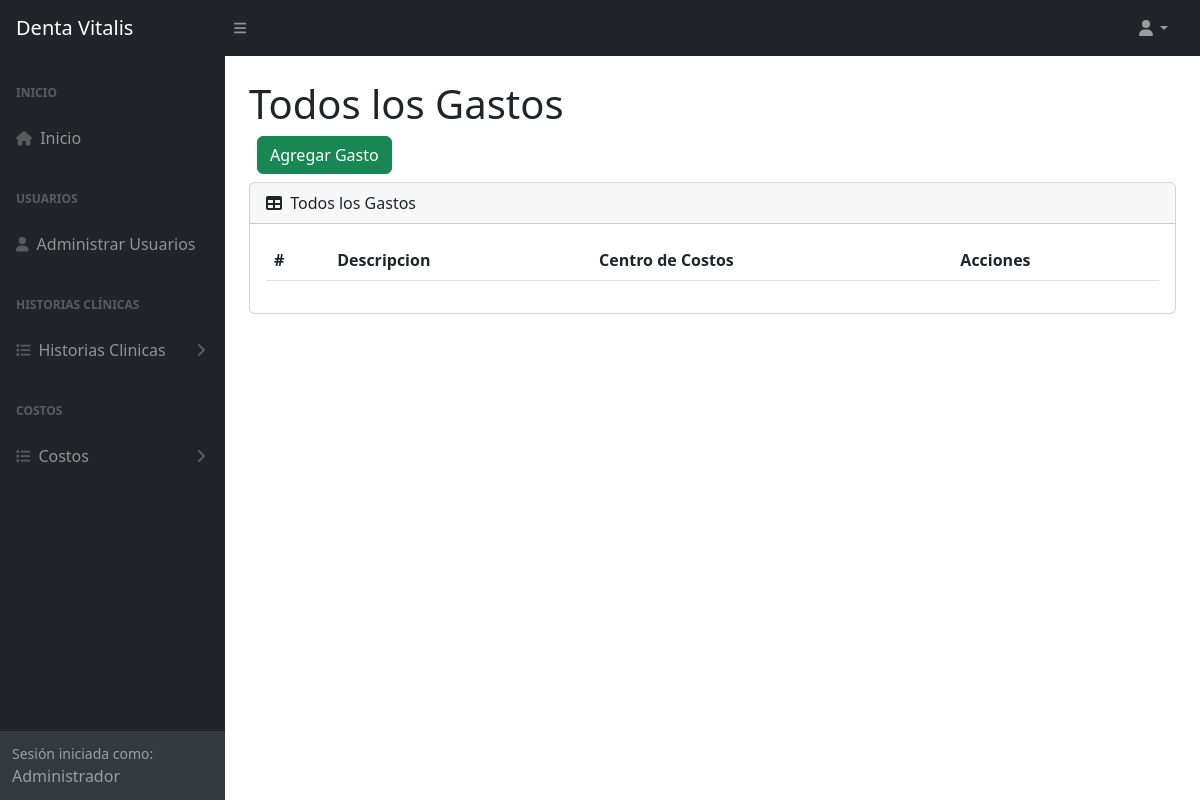
The page /gastos (signed in) on the database as committed earlier.
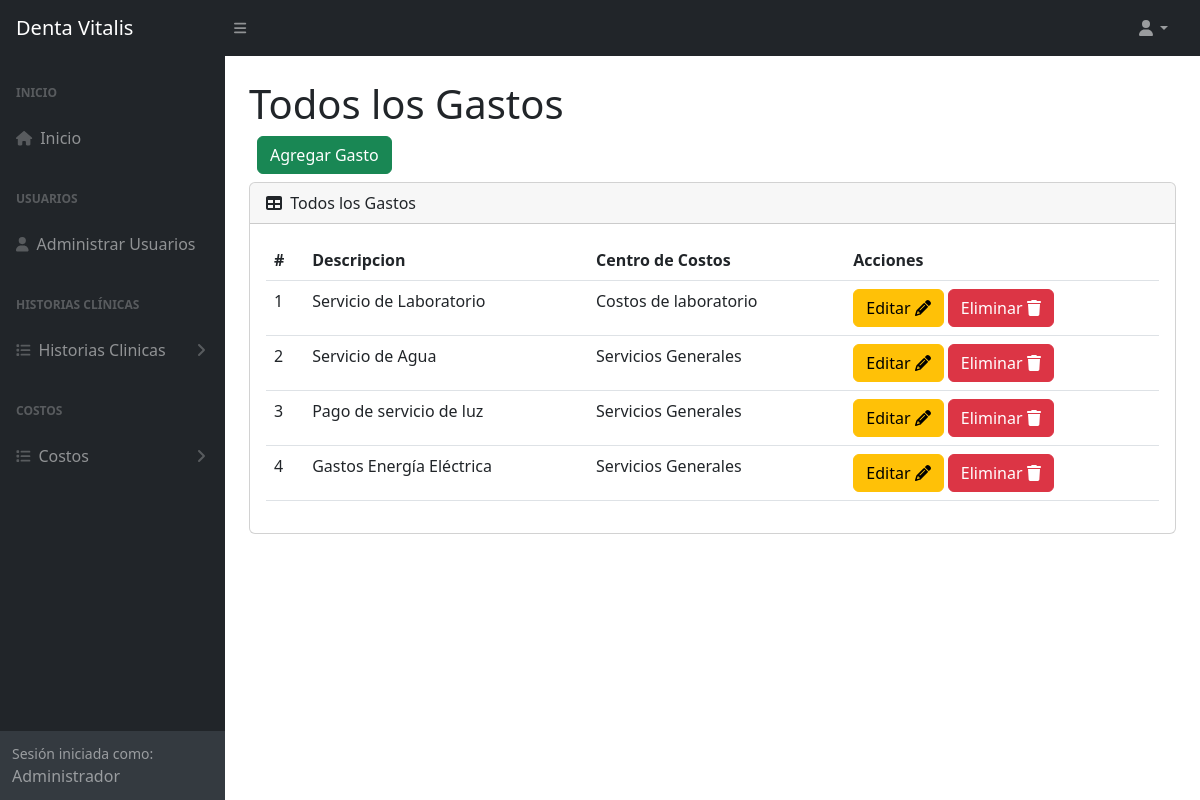
The same page on the database as committed later.
### tables this page shows
CREATE TABLE `tba_gasto`  (
  `IdGasto` int NOT NULL AUTO_INCREMENT,
  `IdCentroCostos` int NOT NULL,
  `NombreGasto` varchar(150) NOT NULL,
  `FechaCreacion` datetime NOT NULL,
  `FechaActualizacion` datetime NOT NULL,
  PRIMARY KEY (`IdGasto`) USING BTREE,
  INDEX `tba_gasto_fkcentrocostos`(`IdCentroCostos`) USING BTREE,
  CONSTRAINT `tba_gasto_fkcentrocostos` FOREIGN KEY (`IdCentroCostos`) REFERENCES `tba_centrocostos` (`IdCentroCostos`) ON DELETE RESTRICT ON UPDATE RESTRICT
);

CREATE TABLE `tba_centrocostos`  (
  `IdCentroCostos` int NOT NULL AUTO_INCREMENT,
  `DescripcionCentro` varchar(100) NOT NULL,
  `FechaCreacion` datetime NOT NULL,
  `FechaActualizacion` datetime NOT NULL,
  PRIMARY KEY (`IdCentroCostos`) USING BTREE
);

### controller/plantilla.controller.php (called while the page is built)
<?php
class ControllerPlantilla
{
  static public function ctrPlantilla()
  {
    include "view/plantilla.php";
  }
}

### index.php (called while the page is built, shortened)
<?php
require_once "controller/plantilla.controller.php";
require_once "controller/gastos.controller.php";
require_once "controller/historias.controller.php";
require_once "model/gastos.model.php";
$plantilla = new ControllerPlantilla();
$plantilla -> ctrPlantilla();

### controller/gastos.controller.php (called while the page is built, shortened)
<?php
class ControllerGastos
{
  public static function ctrMostrarGastos()
  {
    $tabla = "tba_gasto";
    $listaGastos = ModelGastos::mdlMostrarGastos($tabla);
    return $listaGastos;
  }
}

### model/conexion.php (called while the page is built)
<?php
class Conexion
{
  static public function conn()
  {
    $link = new PDO("mysql:host=localhost;dbname=db_dentavitalis","root","");
		$link->exec("set names utf8");
		return $link;
  }
}

### model/gastos.model.php (called while the page is built, shortened)
<?php
require_once "conexion.php";
class ModelGastos
{
  public static function mdlMostrarGastos($tabla)
  {
    $statement = Conexion::conn()->prepare("SELECT tba_gasto.IdGasto, tba_gasto.NombreGasto, tba_gasto.IdCentroCostos, tba_centrocostos.DescripcionCentro FROM $tabla INNER JOIN tba_centrocostos ON tba_gasto.IdCentroCostos = tba_centrocostos.IdCentroCostos ORDER BY IdGasto ASC");
    $statement -> execute();
    return $statement -> fetchAll();
  }
}

### view/modules/gastos.php (the view, shortened to what this page needs)
</div>
        </div>
        <div class="sb-sidenav-footer">
          <div class="small">Sesión iniciada como:</div>
          <?php echo $_SESSION["nombreUsuario"] ?>
        </div>
      </nav>
    </div>
    <div id="layoutSidenav_content">
      <main class="bg">
        <div class="container-fluid px-4">
          <h1 class="mt-4">Todos los Gastos</h1>
          <div class="d-flex m-2">
            <button type="button" class="btn btn-success" data-bs-toggle="modal" data-bs-target="#modalAgregarGasto">
              Agregar Gasto
            </button>
          </div>
          <div class="card mb-4">
            <div class="card-header">
              <i class="fas fa-table me-1"></i>
              Todos los Gastos
            </div>
            <div class="card-body">
              <table id="datatablesSimple" class="data-table-Gasto table">
                <thead>
                  <tr>
                    <th>#</th>
                    <th>Descripcion</th>
                    <th>Centro de Costos</th>
                    <th>Acciones</th>
                  </tr>
                </thead>
                <tbody>
                  <?php
                  $listaGastos = ControllerGastos::ctrMostrarGastos();
                  foreach ($listaGastos as $key => $value)
                  {
                    echo
                    '<tr>
                      <td>'.($key + 1).'</td>
                      <td>'.$value["NombreGasto"].'</td>
                      <td>'.$value["DescripcionCentro"].'</td>
                      <td>
                        <button class="btn btn-warning btnEditarGasto" codGasto="'.$value["IdGasto"].'" data-bs-toggle="modal" data-bs-target="#modalEditarGasto">Editar <i class="fa-solid fa-pencil"></i></button>
                        <button class="btn btn-danger btnEliminarGasto" codGasto="'.$value["IdGasto"].'">Eliminar <i class="fa-solid fa-trash"></i></button>
                      </td>
                    </tr>';
                  }
                  ?>
                </tbody>
              </table>
            </div>
          </div>
        </div>
      </main>
    </div>
  </div>

Rows that differ between the two databases and show on the page:
now on this page (row edited): tba_gasto: NombreGasto "Servicio de Laboratorio", IdCentroCostos.DescripcionCentro "Costos de laboratorio"
now on this page (row edited): tba_gasto: NombreGasto "Servicio de Agua", IdCentroCostos.DescripcionCentro "Servicios Generales"
now on this page (row edited): tba_gasto: NombreGasto "Pago de servicio de luz", IdCentroCostos.DescripcionCentro "Servicios Generales"
added tba_gasto: NombreGasto "Gastos Energía Eléctrica", IdCentroCostos.DescripcionCentro "Servicios Generales"
